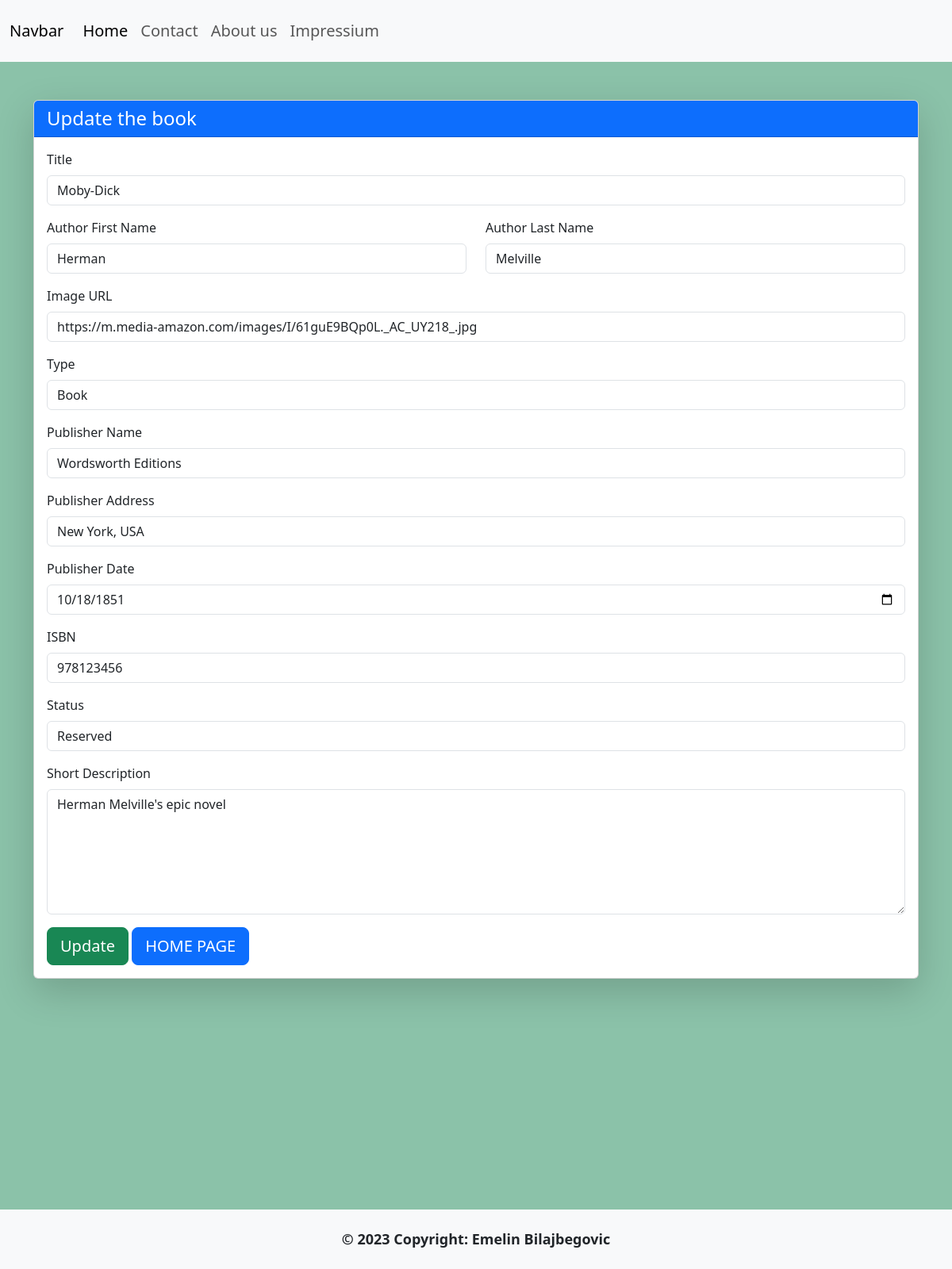
The page /update.php?id=9 on the database as committed earlier.
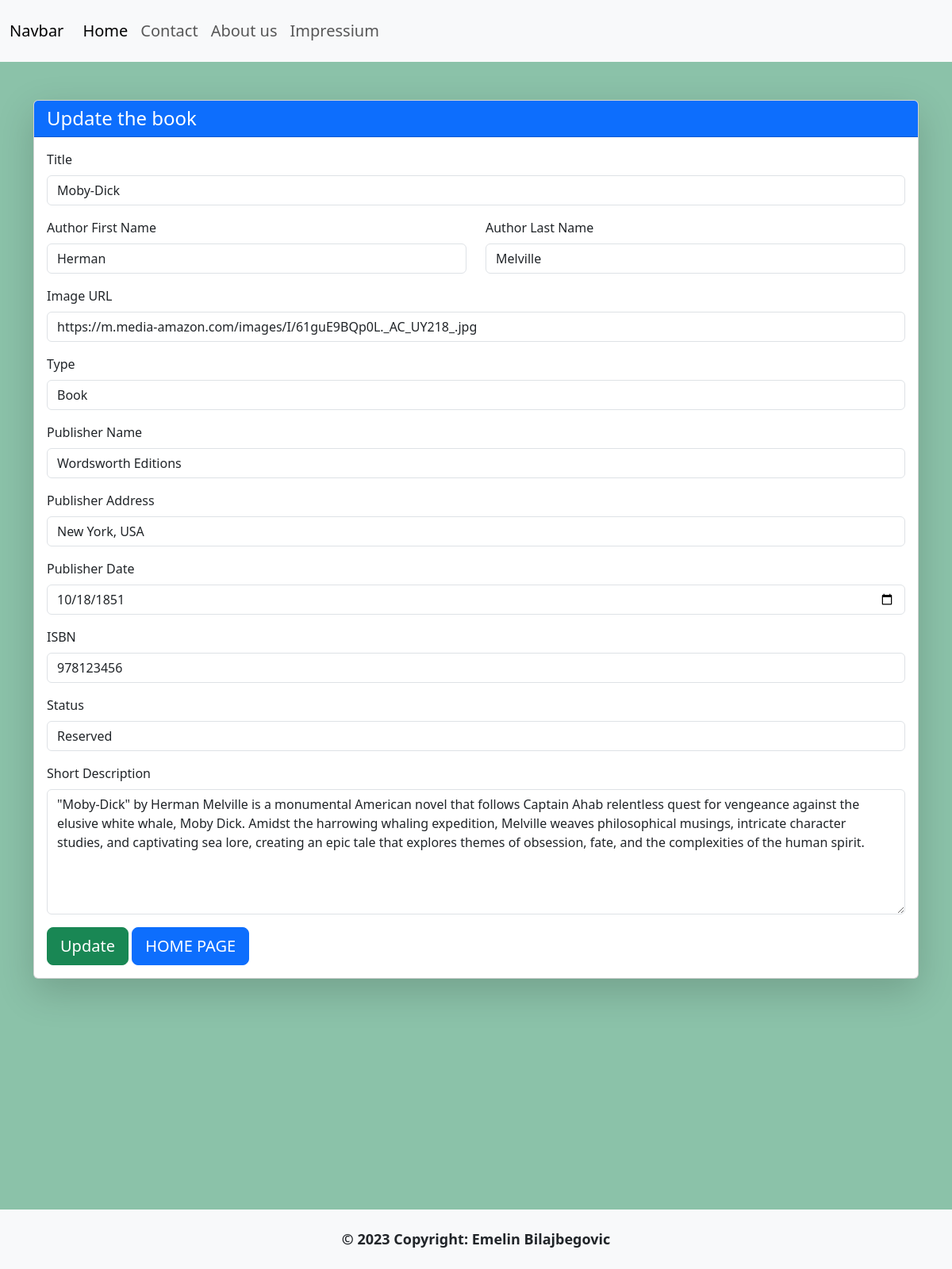
The same page on the database as committed later.
### tables this page shows
CREATE TABLE `library` (
  `id` int(11) NOT NULL,
  `title` varchar(255) NOT NULL,
  `image` varchar(255) NOT NULL,
  `ISBN` int(15) NOT NULL,
  `short_description` varchar(700) DEFAULT NULL,
  `type` varchar(255) NOT NULL,
  `author_first_name` varchar(255) NOT NULL,
  `author_last_name` varchar(255) NOT NULL,
  `publisher_name` varchar(255) NOT NULL,
  `publisher_adress` varchar(255) NOT NULL,
  `publisher_date` date NOT NULL,
  `status` tinyint(1) NOT NULL
);

### update.php (the view, shortened to what the changed rows need)
<?php
require_once "db_connect.php";
$id = $_GET["id"];
$sql = "SELECT * FROM library WHERE id = $id ";
$result = mysqli_query($connect, $sql);
$row = mysqli_fetch_assoc($result);
?>
<!DOCTYPE html>
<html lang="en">
<head>
    <link href="https://cdn.jsdelivr.net/npm/bootstrap@5.3.0/dist/css/bootstrap.min.css" rel="stylesheet">
</head>
<body class="bg-success text-dark bg-opacity-50" style="height: 200vh">
    <div class="container mt-5">
        <div class="card shadow-lg">
            <div class="card-body">
                <form method="post" enctype="multipart/form-data">
                    <div class="mb-3">
                        <label for="title" class="form-label">Title</label>
                        <input type="text" class="form-control" id="title" name="title" value="<?= $row["title"] ?>">
                    </div>
                    <div class="row mb-3">
                        <div class="col">
                            <label for="author_first_name" class="form-label">Author First Name</label>
                            <input type="text" class="form-control" id="author_first_name" name="author_first_name" value="<?= $row["author_first_name"] ?>">
                        </div>
                        <div class="col">
                            <label for="author_last_name" class="form-label">Author Last Name</label>
                            <input type="text" class="form-control" id="author_last_name" name="author_last_name" value="<?= $row["author_last_name"] ?>">
                        </div>
                    </div>
                    <div class="mb-3">
                        <label for="image" class="form-label">Image URL</label>
                        <input type="text" class="form-control" id="image" name="image" value="<?= $row["image"] ?>">
                    </div>
                    <div class="mb-3">
                        <label for="type" class="form-label">Type</label>
                        <input type="text" class="form-control" id="type" name="type" value="<?= $row["type"] ?>">
                    </div>
                    <div class="mb-3">
                        <label for="publisher_name" class="form-label">Publisher Name</label>
                        <input type="text" class="form-control" id="publisher_name" name="publisher_name" value="<?= $row["publisher_name"] ?>">
                    </div>
                    <div class="mb-3">
                        <label for="publisher_adress" class="form-label">Publisher Address</label>
                        <input type="text" class="form-control" id="publisher_adress" name="publisher_adress" value="<?= $row["publisher_adress"] ?>">
                    </div>
                    <div class="mb-3">
                        <label for="publisher_date" class="form-label">Publisher Date</label>
                        <input type="date" class="form-control" id="publisher_date" name="publisher_date" value="<?= $row["publisher_date"] ?>">
                    </div>
                    <div class="mb-3">
                        <label for="ISBN" class="form-label">ISBN</label>
                        <input type="text" class="form-control" id="ISBN" name="ISBN" value="<?= $row["ISBN"] ?>">
                    </div>
                    <div class="mb-3">
                        <label for="status" class="form-label">Status</label>
                        <select class="form-control" id="status" name="status" value="<?= $row["status"] ?>">
                            <option value="0">Reserved</option>
                        </select>
                    </div>
                    <div class="mb-3">
                        <label for="short_description" class="form-label">Short Description</label>
                        <textarea class="form-control" id="short_description" name="short_description" rows="6"><?= $row["short_description"] ?></textarea>
                    </div>
                </form>
            </div>
        </div>
    </div>
</body>
</html>

Rows that differ between the two databases and show on the page:
changed library "Moby-Dick": short_description "Herman Melville's epic novel" → "\"Moby-Dick\" by Herman Melville is a monumental American novel that follows Captain Ahab relentless quest for vengeance against the elusive white whale, Moby Dick. Amidst the harrowing whaling expedition, Melville weaves philosophical musings, intricate character studies, and captivating sea lore, creating an epic tale that explores themes of obsession, fate, and the complexities of the human spirit."
